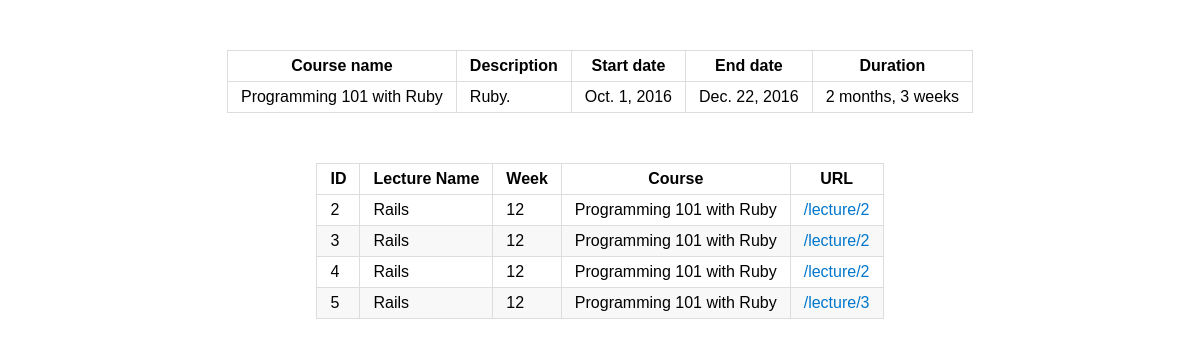
The page /course/Programming 101 with Ruby/ on the database its author committed.
### courses/models.py (models this page shows)
class Course(models.Model):
    name = models.CharField(max_length=60, unique=True)
    description = models.TextField()
    start_date = models.DateField()
    end_date = models.DateField()

### lectures/models.py (models this page shows)
class Lecture(models.Model):
    name = models.CharField(max_length=60)
    week = models.IntegerField()
    course = models.ForeignKey(Course, on_delete=models.CASCADE)
    url = models.CharField(max_length=1000)

### courses/views.py (the view)
def course_details(request, *args, **kwargs):
    course_name = kwargs.get('course_name')
    course = Course.objects.get(name=course_name)
    if Lecture.objects.filter(course=course).all().exists():
        lectures = Lecture.objects.filter(course=course).all()
    return render(request, 'course_details.html', locals())

### courses/templates/course_details.html (shortened to what this page needs)
{% extends 'base.html' %}
{% block content %}
<table>
    <thead>
        <tr>
            <th>Course name</th>
            <th>Description</th>
            <th>Start date</th>
            <th>End date</th>
            <th>Duration</th>
        </tr>
    </thead>
    <tbody>
        <tr>
            <td>{{course.name}}</td>
            <td>{{course.description}}</td>
            <td>{{course.start_date}}</td>
            <td>{{course.end_date}}</td>
            <td>{{course.start_date|timesince:course.end_date}}</td>
        </tr>
    </tbody>
</table>
{% if lectures %}
<table>
    <thead>
        <tr>
            <th>ID</th>
            <th>Lecture Name</th>
            <th>Week</th>
            <th>Course</th>
            <th>URL</th>
        </tr>
    </thead>
    <tbody>
        {% for lecture in lectures %}
        <tr>
            <td>{{lecture.id}}</td>
            <td>{{lecture.name}}</td>
            <td>{{lecture.week}}</td>
            <td>{{lecture.course.name}}</td>
            <td><a href="{{lecture.url}}">{{lecture.url}}</a></td>
        </tr>
        {% endfor %}
    </tbody>
</table>
{% else %}
<p class="no-lectures">No lectures for this course yet</p>
{% endif %}
{% endblock %}

### course_management/static/course_management/style.css (style rules this page uses)
body { font-family: Arial, sans-serif; }
table { margin: 50px auto; }
table, td, th { padding: 6px 13px; border: 1px solid #DDDDDD; border-collapse: collapse; }
tbody td a { text-decoration: none; color: #07C; }
table tbody tr:nth-child(even) { background: #F8F8F8 }

### rows shown on the page
Course: name "Programming 101 with Ruby", description "Ruby.", start_date "Oct. 1, 2016", end_date "Dec. 22, 2016", start_date "2 months, 3 weeks"
Lecture: id "2", name "Rails", week "12", course.name "Programming 101 with Ruby", url "/lecture/2"
Lecture: id "3", name "Rails", week "12", course.name "Programming 101 with Ruby", url "/lecture/2"
Lecture: id "4", name "Rails", week "12", course.name "Programming 101 with Ruby", url "/lecture/2"
Lecture: id "5", name "Rails", week "12", course.name "Programming 101 with Ruby", url "/lecture/3"
